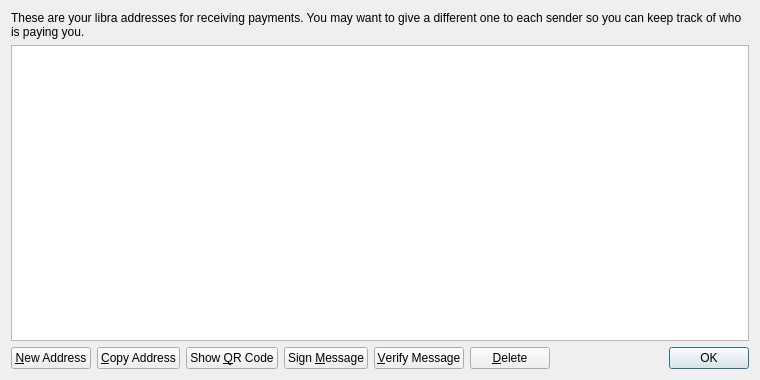
<?xml version="1.0" encoding="UTF-8"?>
<ui version="4.0">
 <class>AddressBookPage</class>
 <widget class="QWidget" name="AddressBookPage">
  <property name="geometry">
   <rect>
    <x>0</x>
    <y>0</y>
    <width>760</width>
    <height>380</height>
   </rect>
  </property>
  <property name="windowTitle">
   <string>Address Book</string>
  </property>
  <layout class="QVBoxLayout" name="verticalLayout">
   <item>
    <widget class="QLabel" name="labelExplanation">
     <property name="text">
      <string>These are your libra addresses for receiving payments. You may want to give a different one to each sender so you can keep track of who is paying you.</string>
     </property>
     <property name="textFormat">
      <enum>Qt::PlainText</enum>
     </property>
     <property name="wordWrap">
      <bool>true</bool>
     </property>
    </widget>
   </item>
   <item>
    <widget class="QTableView" name="tableView">
     <property name="contextMenuPolicy">
      <enum>Qt::CustomContextMenu</enum>
     </property>
     <property name="toolTip">
      <string>Double-click to edit address or label</string>
     </property>
     <property name="tabKeyNavigation">
      <bool>false</bool>
     </property>
     <property name="alternatingRowColors">
      <bool>true</bool>
     </property>
     <property name="selectionMode">
      <enum>QAbstractItemView::SingleSelection</enum>
     </property>
     <property name="selectionBehavior">
      <enum>QAbstractItemView::SelectRows</enum>
     </property>
     <property name="sortingEnabled">
      <bool>true</bool>
     </property>
     <attribute name="verticalHeaderVisible">
      <bool>false</bool>
     </attribute>
    </widget>
   </item>
   <item>
    <layout class="QHBoxLayout" name="horizontalLayout">
     <item>
      <widget class="QPushButton" name="newAddressButton">
       <property name="toolTip">
        <string>Create a new address</string>
       </property>
       <property name="text">
        <string>&amp;New Address</string>
       </property>
       <property name="icon">
        <iconset resource="../bitcoin.qrc">
         <normaloff>:/icons/add</normaloff>:/icons/add</iconset>
       </property>
      </widget>
     </item>
     <item>
      <widget class="QPushButton" name="copyToClipboard">
       <property name="toolTip">
        <string>Copy the currently selected address to the system clipboard</string>
       </property>
       <property name="text">
        <string>&amp;Copy Address</string>
       </property>
       <property name="icon">
        <iconset resource="../bitcoin.qrc">
         <normaloff>:/icons/editcopy</normaloff>:/icons/editcopy</iconset>
       </property>
      </widget>
     </item>
     <item>
      <widget class="QPushButton" name="showQRCode">
       <property name="text">
        <string>Show &amp;QR Code</string>
       </property>
       <property name="icon">
        <iconset resource="../bitcoin.qrc">
         <normaloff>:/icons/qrcode</normaloff>:/icons/qrcode</iconset>
       </property>
      </widget>
     </item>
     <item>
      <widget class="QPushButton" name="signMessage">
       <property name="toolTip">
        <string>Sign a message to prove you own a libra address</string>
       </property>
       <property name="text">
        <string>Sign &amp;Message</string>
       </property>
       <property name="icon">
        <iconset resource="../bitcoin.qrc">
         <normaloff>:/icons/edit</normaloff>:/icons/edit</iconset>
       </property>
      </widget>
     </item>
     <item>
      <widget class="QPushButton" name="verifyMessage">
       <property name="toolTip">
        <string>Verify a message to ensure it was signed with a specified libra address</string>
       </property>
       <property name="text">
        <string>&amp;Verify Message</string>
       </property>
       <property name="icon">
        <iconset resource="../bitcoin.qrc">
         <normaloff>:/icons/transaction_0</normaloff>:/icons/transaction_0</iconset>
       </property>
      </widget>
     </item>
     <item>
      <widget class="QPushButton" name="deleteButton">
       <property name="toolTip">
        <string>Delete the currently selected address from the list</string>
       </property>
       <property name="text">
        <string>&amp;Delete</string>
       </property>
       <property name="icon">
        <iconset resource="../bitcoin.qrc">
         <normaloff>:/icons/remove</normaloff>:/icons/remove</iconset>
       </property>
      </widget>
     </item>
     <item>
      <spacer name="horizontalSpacer">
       <property name="orientation">
        <enum>Qt::Horizontal</enum>
       </property>
       <property name="sizeHint" stdset="0">
        <size>
         <width>40</width>
         <height>20</height>
        </size>
       </property>
      </spacer>
     </item>
     <item>
      <widget class="QDialogButtonBox" name="buttonBox">
       <property name="sizePolicy">
        <sizepolicy hsizetype="Maximum" vsizetype="Fixed">
         <horstretch>0</horstretch>
         <verstretch>0</verstretch>
        </sizepolicy>
       </property>
       <property name="standardButtons">
        <set>QDialogButtonBox::Ok</set>
       </property>
      </widget>
     </item>
    </layout>
   </item>
  </layout>
 </widget>
 <resources>
  <include location="../bitcoin.qrc"/>
 </resources>
 <connections/>
</ui>
